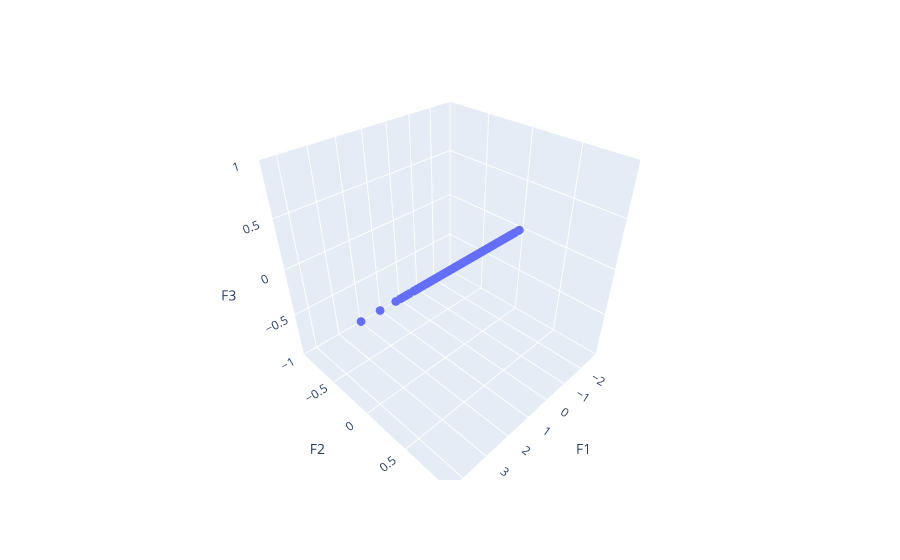

Here is the notebook cell this chart was saved with:
### Code cell
Y_pred_FA = pd.DataFrame(Y_pred_FA)
Y_pred_FA.columns = ['F1', 'F2', 'F3']

fig = px.scatter_3d(Y_pred_FA, x='F1', y='F2', z='F3') #,range_x=Y_range, range_y=Y_range, range_z=Y_range, size=len(Y)*[0.1], width = 800, height = 800
fig.update_traces(marker_size = 3)
fig.show()
fig.write_html("Y_FA.html")

### Figure 1 — Plotly figure (JSON) as saved in the notebook; plotly's stock layout.template omitted (floating-point values rounded to 4 significant figures; data arrays with more than 128 entries replaced by an {"elided": "..."} marker saying what was removed)
{"data": [{"hovertemplate": "F1=%{x}<br>F2=%{y}<br>F3=%{z}<extra></extra>", "legendgroup": "", "marker": {"color": "#636efa", "size": 3, "symbol": "circle"}, "mode": "markers", "name": "", "scene": "scene", "showlegend": false, "type": "scatter3d", "x": {"elided": "1000 float values"}, "y": {"elided": "1000 int values"}, "z": {"elided": "1000 int values"}}], "layout": {"legend": {"tracegroupgap": 0}, "margin": {"t": 60}, "scene": {"domain": {"x": [0, 1], "y": [0, 1]}, "xaxis": {"title": {"text": "F1"}}, "yaxis": {"title": {"text": "F2"}}, "zaxis": {"title": {"text": "F3"}}}}}
